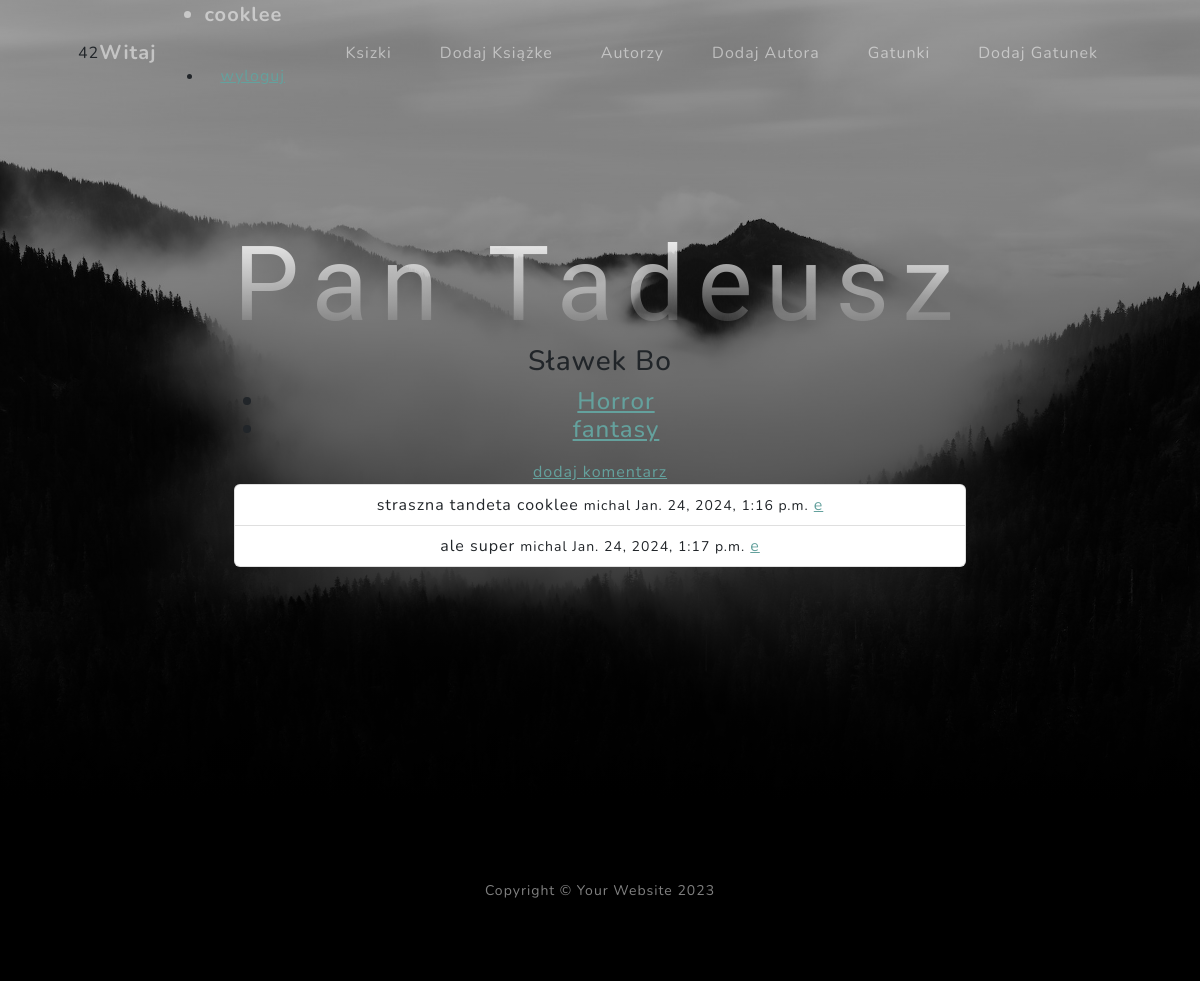
Page /detailBook/2/ (signed in) on the committed database.
### polka/models.py (models this page shows, shortened)
class Book(models.Model):
    title = models.CharField(max_length=50)
    authors = models.ForeignKey(Author, on_delete=models.CASCADE)
    genres = models.ManyToManyField(Genre)

class Author(models.Model):
    first_name = models.CharField(max_length=50)
    last_name = models.CharField(max_length=50)
    def __str__(self):
        return f'{self.first_name} {self.last_name}'

class Genre(models.Model):
    name = models.CharField(max_length=50)
    def get_absolute_url(self):
        return reverse('detail_genre', args=(self.id,))
    def __str__(self):
        return self.name

class Comment(models.Model):
    author = models.ForeignKey(User, on_delete=models.CASCADE)
    book = models.ForeignKey(Book, on_delete=models.CASCADE)
    text = models.TextField()
    created = models.DateTimeField(auto_now_add=True)

### polka/views.py (the view)
# urls.py: path('detailBook/<int:pk>/', views.DetailBookView.as_view(), name='detail_book'),
class DetailBookView(View):
    def get(self, request, pk):
        book = Book.objects.get(pk=pk)
        return render(request, 'detail_book_view.html', {'book': book})

### polka/context_processor.py (called while the page is built)
def jajkon(request):
    return {'xxx':randint(1,100)}

### templates/detail_book_view.html
{% extends 'index.html' %}
{% block zawartosc %}
    <h1>{{ book.title }}</h1>
    <h3> {{ book.authors }}</h3>
    <h4>
    {% include 'list.html' with object_list=book.genres.all %}
    </h4>
    <a href="{% url 'add_comment' book.id %}">dodaj komentarz</a>
    <ul class="list-group">
        {% for comment in book.comment_set.all %}
            <li class="list-group-item"> {{ comment.text }} <small>{{ comment.author.username }} {{ comment.created }}</small>
            <a href="{% url 'edit_comment' comment.id %}">e</a>
            </li>
        {% endfor %}
    </ul>
{% endblock %}

### templates/navbar.html (shortened to what this page needs)
<div class="container px-4 px-lg-5">
{{ xxx }}
    <a class="navbar-brand" href="#page-top">Witaj {% if user.is_authenticated %}
        <ul>
            <li>{{ user.username }} </li>
            <li><a href="{% url 'logout_view' %}">wyloguj</a></li>
        </ul>
    {% else %}
        nieznajomy
        <a href="{% url 'login_view' %}">zaloguj</a>
        <a href="{% url 'register_view' %}">zarejestruj</a>
    {% endif %}</a>
    <div class="collapse navbar-collapse" id="navbarResponsive">
        <ul class="navbar-nav ms-auto">
            <li class="nav-item"><a class="nav-link" href="{% url 'list_book' %}">Ksizki</a></li>
            <li class="nav-item"><a class="nav-link" href="{% url 'add_book' %}">Dodaj Książke</a></li>
            <li class="nav-item"><a class="nav-link" href="{% url  'authors' %}">Autorzy</a></li>
            <li class="nav-item"><a class="nav-link" href="{% url  'add_author' %}">Dodaj Autora</a></li>
            <li class="nav-item"><a class="nav-link" href="{% url 'list_genre' %}">Gatunki</a></li>
            <li class="nav-item"><a class="nav-link" href="{% url 'add_genre' %}">Dodaj Gatunek</a></li>
        </ul>
    </div>
</div>

### templates/list.html
<ul>
    {% for obj in object_list %}
        <li><a href="{{ obj.get_absolute_url }}"> {{ obj }}</a></li>
    {% endfor %}
</ul>

### rows in the picture
Book: title "Pan Tadeusz", authors "Sławek Bo"
Genre: name "Horror"
Genre: name "fantasy"
Comment: text "straszna tandeta cooklee", author.username "michal", created "Jan. 24, 2024, 1:16 p.m."
Comment: text "ale super", author.username "michal", created "Jan. 24, 2024, 1:17 p.m."

### other values in the picture
{{ user.username }} "cooklee"
